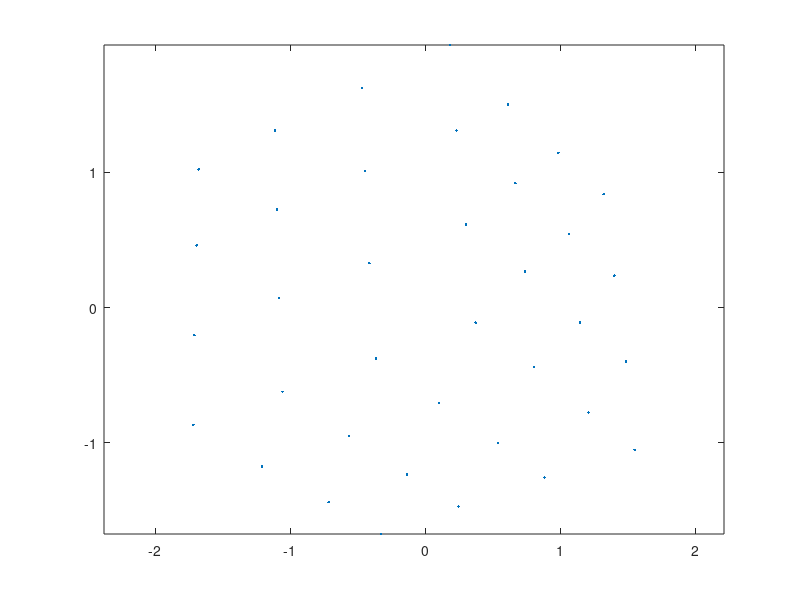
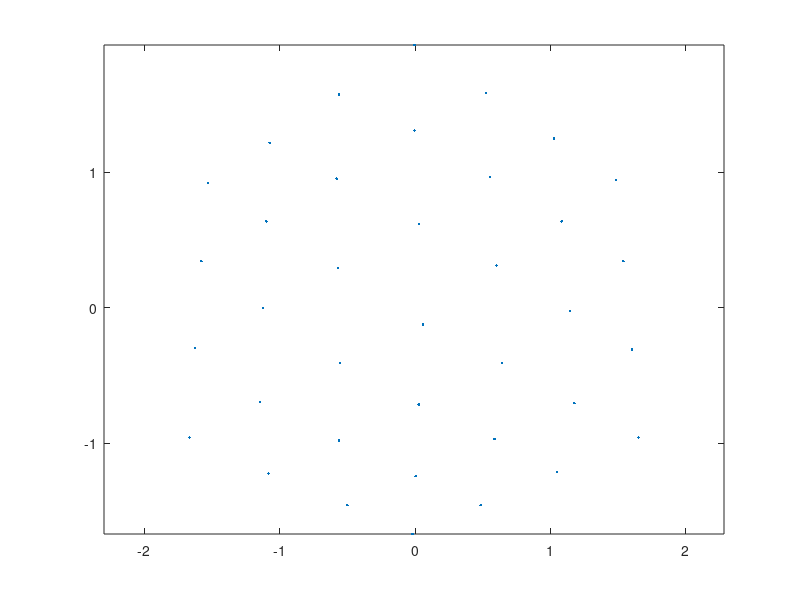

Here is the MATLAB script that generated these plots, in order: (Note: this script raises an error after producing the figures.)
% Multiple View Geometry 2021 semester B
% 
% Student: Itai Antebi, 204817498

%%%%%%%%%%%%%%%%%%%%%%%%%%%%%%%%%%%%%%%%%%%%%%%%%%%%%%%%%%%%%%%%%%%%%%%%%%%
% Solution for exercise #2
%%%%%%%%%%%%%%%%%%%%%%%%%%%%%%%%%%%%%%%%%%%%%%%%%%%%%%%%%%%%%%%%%%%%%%%%%%%

%% question 3

% Load data
load('compEx3data.mat');

% Normalize the measured points
mean_1 = mean(x{1}, 2);
mean_1(3) = 0;
std_1 = std(x{1}');
std_1 = [std_1(1:2), 1]';
N1 = [ 1/std_1(1)   , 0             , -mean_1(1)/std_1(1); 
       0            , 1/std_1(2)    , -mean_1(2)/std_1(2);
       0            , 0             , 1 ];
% N1 = eye(3); 
% This is done using matmul for later convenience
%Nx1 = (x{1} - mean_1) ./ std_1; 
Nx1 = N1 * x{1};

mean_2 = mean(x{2}, 2);
mean_2(3) = 0;
std_2 = std(x{2}');
std_2 = [std_2(1:2), 1]';
N2 = [ 1/std_2(1)   , 0             , -mean_2(1)/std_2(1); 
       0            , 1/std_2(2)    , -mean_2(2)/std_2(2);
       0            , 0             , 1 ];
% N2 = eye(3); 
% This is done using matmul for later convenience
%Nx2 = (x{2} - mean_2) ./ std_2; 
Nx2 = N2 * x{2};

% Plot the normalized points
figure;
plot(Nx1(1, :), Nx1(2, :), '.');
axis equal;
figure;
plot(Nx2(1, :), Nx2(2, :), '.');
axis equal;
% It looks like the points are centered around (0, 0) with mean distance 1 to (0, 0)

%% a. 
% Set up the DLT equations for resectioning
n = size(Xmodel, 2); 
hom_X = [Xmodel; ones(1,n)]';

M1 = zeros(3 * n, 12 + n);
M2 = zeros(3 * n, 12 + n);

for i=1:n
    M1((i-1)*3+1, 1:4) = hom_X(i, :);
    M1((i-1)*3+2, 5:8) = hom_X(i, :);
    M1((i-1)*3+3, 9:12) = hom_X(i, :);
    M1((i-1)*3+1, 12+i) = -Nx1(1,i);
    M1((i-1)*3+2, 12+i) = -Nx1(2,i);
    M1((i-1)*3+3, 12+i) = -1;
    
    M2((i-1)*3+1, 1:4) = hom_X(i, :);
    M2((i-1)*3+2, 5:8) = hom_X(i, :);
    M2((i-1)*3+3, 9:12) = hom_X(i, :);
    M2((i-1)*3+1, 12+i) = -Nx2(1,i);
    M2((i-1)*3+2, 12+i) = -Nx2(2,i);
    M2((i-1)*3+3, 12+i) = -1;
end

[U1, Sigma_1, V1] = svd(M1);
[U2, Sigma_2, V2] = svd(M2);
v1 = V1(:,end);
v2 = V2(:,end);

disp(['The smallest singular value of M1 is: ', num2str(Sigma_1(12 + n, 12 + n))]); 
disp(['The smallest singular value of M2 is: ', num2str(Sigma_2(12 + n, 12 + n))]); 
disp(['Norm of M1*v1 is: ', num2str(norm(M1*v1))])
disp(['Norm of M2*v2 is: ', num2str(norm(M2*v2))])
% The smallest singular values in both cases is at e-2 scale - very close to 0.
% The norm of Mv in both cases is at e-2 scale - very close to 0.

% Extract the entries of the camera from the solution and set up the camera matrix.
N_P1 = reshape(v1(1:12), [4, 3])'; 
N_P2 = reshape(v2(1:12), [4, 3])'; 
% Make sure that you select the solution where the points are in front of the camera
N_proj_X_P1 = N_P1 * hom_X';
N_proj_X_P2 = N_P2 * hom_X';
if N_proj_X_P1(3, 1) < 0
    N_P1 = -N_P1;
end
if N_proj_X_P2(3, 1) < 0
    N_P2 = -N_P2;
end

%% b. 
proj_X_P1 = N1 \ pflat(N_proj_X_P1);
proj_X_P2 = N2 \ pflat(N_proj_X_P2);

% Plot the measured image points in the same figure.
figure;
hold on
plot(proj_X_P1(1 , :), proj_X_P1(2 , :) , 'b*');
plot(x{1}(1 , :), x{1}(2 , :) , 'ro');
axis equal;
figure;
hold on
plot(proj_X_P2(1 , :), proj_X_P2(2 , :) , 'b*');
plot(x{2}(1 , :), x{2}(2 , :) , 'ro');
axis equal;
% Yes, they are indeed close to each other

% Plot the camera centers and viewing directions in the same plot as the 3D model points.
P1 = N1 \ N_P1; 
P2 = N2 \ N_P2; 
C1 = -(P1(:,1:3))'*P1(:,4);
C2 = -(P2(:,1:3))'*P2(:,4);
d1 = det(P1(:,1:3))*P1(3,1:3);
d2 = det(P2(:,1:3))*P2(3,1:3);

cameras = {P1, P2};
figure;
plotcams(cameras);
hold on;
plot3(hom_X(:, 1), hom_X(:, 2), hom_X(:, 3), 'bo');
axis equal;
view(-20,5)
% Yes, the result look reasonable (though flipped :) )

% Compute the inner parameters of the first camera using rq.m.
[K1, R1] = rq(P1);
[K2, R2] = rq(P2);
% We can know that these are the "true" parameters since we are given both
% the precise point model and the measured projections x. 
% The ambiguity in Exercise 1 came from the fact that we didn't know the
% point model (3D-points), we only knew the measured projections. Thus, we
% could alter the 3D-points and the cameras and reach a different, yet
% still consistent, result. 

% Compute the RMS error
N_rmse_1 = sqrt(mean(sum((x{1} - proj_X_P1).^ 2), 'all')); 
disp(['The RMSE for camera 1 WITH normalization is: ', num2str(N_rmse_1)]); 
disp(['The RMSE for camera 1 WITHOUT normalization is: 4.9026']); 
N_rmse_2 = sqrt(mean(sum((x{2} - proj_X_P2).^ 2), 'all')); 
disp(['The RMSE for camera 2 WITH normalization is: ', num2str(N_rmse_2)]); 
disp(['The RMSE for camera 2 WITHOUT normalization is: 3.8968']); 
